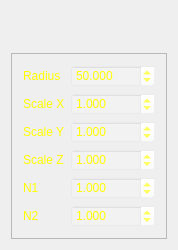
<?xml version="1.0" encoding="UTF-8"?>
<ui version="4.0">
 <class>SuperEllipsoidEditor</class>
 <widget class="QWidget" name="SuperEllipsoidEditor">
  <property name="geometry">
   <rect>
    <x>0</x>
    <y>0</y>
    <width>173</width>
    <height>250</height>
   </rect>
  </property>
  <property name="windowTitle">
   <string>SuperEllipsoidEditor</string>
  </property>
  <layout class="QGridLayout" name="gridLayout_2">
   <item row="0" column="0">
    <layout class="QVBoxLayout" name="verticalLayout">
     <item>
      <spacer name="verticalSpacer">
       <property name="orientation">
        <enum>Qt::Vertical</enum>
       </property>
       <property name="sizeHint" stdset="0">
        <size>
         <width>20</width>
         <height>40</height>
        </size>
       </property>
      </spacer>
     </item>
     <item>
      <widget class="QFrame" name="frame">
       <property name="frameShape">
        <enum>QFrame::StyledPanel</enum>
       </property>
       <property name="frameShadow">
        <enum>QFrame::Raised</enum>
       </property>
       <layout class="QGridLayout" name="gridLayout">
        <item row="0" column="0">
         <widget class="QLabel" name="label_4">
          <property name="styleSheet">
           <string notr="true">color: rgb(255, 255, 0);</string>
          </property>
          <property name="text">
           <string>Radius</string>
          </property>
         </widget>
        </item>
        <item row="0" column="1">
         <widget class="QDoubleSpinBox" name="doubleSpinBoxRad">
          <property name="styleSheet">
           <string notr="true">background-color: rgba(255, 255, 255, 10%);
color: rgb(255, 255, 0);</string>
          </property>
          <property name="decimals">
           <number>3</number>
          </property>
          <property name="minimum">
           <double>0.001000000000000</double>
          </property>
          <property name="maximum">
           <double>99999.000000000000000</double>
          </property>
          <property name="singleStep">
           <double>0.100000000000000</double>
          </property>
          <property name="value">
           <double>50.000000000000000</double>
          </property>
         </widget>
        </item>
        <item row="1" column="0">
         <widget class="QLabel" name="label_3">
          <property name="styleSheet">
           <string notr="true">color: rgb(255, 255, 0);</string>
          </property>
          <property name="text">
           <string>Scale X</string>
          </property>
         </widget>
        </item>
        <item row="1" column="1">
         <widget class="QDoubleSpinBox" name="doubleSpinBoxScaleX">
          <property name="styleSheet">
           <string notr="true">background-color: rgba(255, 255, 255, 10%);
color: rgb(255, 255, 0);</string>
          </property>
          <property name="decimals">
           <number>3</number>
          </property>
          <property name="minimum">
           <double>0.001000000000000</double>
          </property>
          <property name="maximum">
           <double>15.000000000000000</double>
          </property>
          <property name="singleStep">
           <double>0.100000000000000</double>
          </property>
          <property name="value">
           <double>1.000000000000000</double>
          </property>
         </widget>
        </item>
        <item row="2" column="0">
         <widget class="QLabel" name="label_5">
          <property name="styleSheet">
           <string notr="true">color: rgb(255, 255, 0);</string>
          </property>
          <property name="text">
           <string>Scale Y</string>
          </property>
         </widget>
        </item>
        <item row="2" column="1">
         <widget class="QDoubleSpinBox" name="doubleSpinBoxScaleY">
          <property name="styleSheet">
           <string notr="true">background-color: rgba(255, 255, 255, 10%);
color: rgb(255, 255, 0);</string>
          </property>
          <property name="decimals">
           <number>3</number>
          </property>
          <property name="minimum">
           <double>0.001000000000000</double>
          </property>
          <property name="maximum">
           <double>15.000000000000000</double>
          </property>
          <property name="singleStep">
           <double>0.100000000000000</double>
          </property>
          <property name="value">
           <double>1.000000000000000</double>
          </property>
         </widget>
        </item>
        <item row="3" column="0">
         <widget class="QLabel" name="label_6">
          <property name="styleSheet">
           <string notr="true">color: rgb(255, 255, 0);</string>
          </property>
          <property name="text">
           <string>Scale Z</string>
          </property>
         </widget>
        </item>
        <item row="3" column="1">
         <widget class="QDoubleSpinBox" name="doubleSpinBoxScaleZ">
          <property name="styleSheet">
           <string notr="true">background-color: rgba(255, 255, 255, 10%);
color: rgb(255, 255, 0);</string>
          </property>
          <property name="decimals">
           <number>3</number>
          </property>
          <property name="minimum">
           <double>0.001000000000000</double>
          </property>
          <property name="maximum">
           <double>15.000000000000000</double>
          </property>
          <property name="singleStep">
           <double>0.100000000000000</double>
          </property>
          <property name="value">
           <double>1.000000000000000</double>
          </property>
         </widget>
        </item>
        <item row="4" column="0">
         <widget class="QLabel" name="label">
          <property name="styleSheet">
           <string notr="true">color: rgb(255, 255, 0);</string>
          </property>
          <property name="text">
           <string>N1</string>
          </property>
         </widget>
        </item>
        <item row="4" column="1">
         <widget class="QDoubleSpinBox" name="doubleSpinBoxN1">
          <property name="styleSheet">
           <string notr="true">background-color: rgba(255, 255, 255, 10%);
color: rgb(255, 255, 0);</string>
          </property>
          <property name="decimals">
           <number>3</number>
          </property>
          <property name="minimum">
           <double>0.001000000000000</double>
          </property>
          <property name="maximum">
           <double>15.000000000000000</double>
          </property>
          <property name="singleStep">
           <double>0.100000000000000</double>
          </property>
          <property name="value">
           <double>1.000000000000000</double>
          </property>
         </widget>
        </item>
        <item row="5" column="0">
         <widget class="QLabel" name="label_2">
          <property name="styleSheet">
           <string notr="true">color: rgb(255, 255, 0);</string>
          </property>
          <property name="text">
           <string>N2</string>
          </property>
         </widget>
        </item>
        <item row="5" column="1">
         <widget class="QDoubleSpinBox" name="doubleSpinBoxN2">
          <property name="styleSheet">
           <string notr="true">background-color: rgba(255, 255, 255, 10%);
color: rgb(255, 255, 0);</string>
          </property>
          <property name="decimals">
           <number>3</number>
          </property>
          <property name="minimum">
           <double>0.001000000000000</double>
          </property>
          <property name="maximum">
           <double>15.000000000000000</double>
          </property>
          <property name="singleStep">
           <double>0.100000000000000</double>
          </property>
          <property name="value">
           <double>1.000000000000000</double>
          </property>
         </widget>
        </item>
       </layout>
      </widget>
     </item>
    </layout>
   </item>
  </layout>
 </widget>
 <layoutdefault spacing="6" margin="11"/>
 <resources/>
 <connections/>
</ui>
